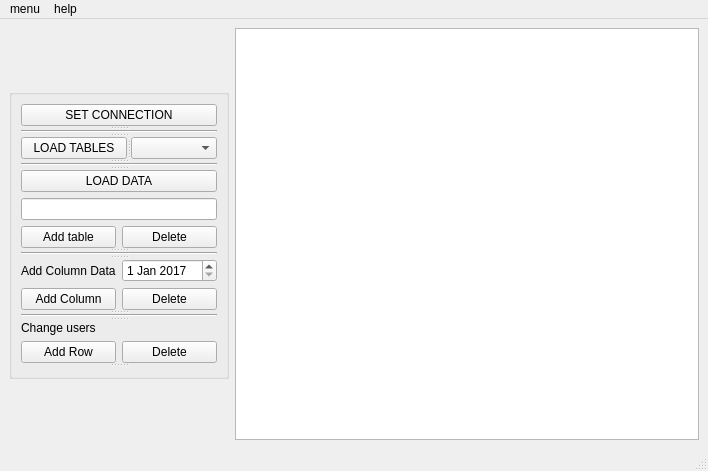
<?xml version="1.0" encoding="UTF-8"?>
<ui version="4.0">
 <class>Table_window</class>
 <widget class="QMainWindow" name="Table_window">
  <property name="geometry">
   <rect>
    <x>0</x>
    <y>0</y>
    <width>708</width>
    <height>471</height>
   </rect>
  </property>
  <property name="sizePolicy">
   <sizepolicy hsizetype="Expanding" vsizetype="Expanding">
    <horstretch>0</horstretch>
    <verstretch>0</verstretch>
   </sizepolicy>
  </property>
  <property name="windowTitle">
   <string>MainWindow</string>
  </property>
  <widget class="QWidget" name="centralwidget">
   <layout class="QHBoxLayout" name="horizontalLayout_2">
    <item>
     <widget class="QGroupBox" name="groupBox">
      <property name="sizePolicy">
       <sizepolicy hsizetype="Fixed" vsizetype="Fixed">
        <horstretch>0</horstretch>
        <verstretch>0</verstretch>
       </sizepolicy>
      </property>
      <property name="title">
       <string/>
      </property>
      <property name="flat">
       <bool>false</bool>
      </property>
      <property name="checkable">
       <bool>false</bool>
      </property>
      <layout class="QVBoxLayout" name="verticalLayout">
       <property name="sizeConstraint">
        <enum>QLayout::SetFixedSize</enum>
       </property>
       <item>
        <widget class="QSplitter" name="splitter_2">
         <property name="orientation">
          <enum>Qt::Vertical</enum>
         </property>
         <widget class="QPushButton" name="connect_button_2">
          <property name="text">
           <string>SET CONNECTION</string>
          </property>
         </widget>
         <widget class="Line" name="line">
          <property name="orientation">
           <enum>Qt::Horizontal</enum>
          </property>
         </widget>
         <widget class="QSplitter" name="splitter">
          <property name="orientation">
           <enum>Qt::Horizontal</enum>
          </property>
          <widget class="QPushButton" name="load_tables_button">
           <property name="text">
            <string>LOAD TABLES</string>
           </property>
          </widget>
          <widget class="QComboBox" name="comboBox"/>
         </widget>
         <widget class="Line" name="line_2">
          <property name="orientation">
           <enum>Qt::Horizontal</enum>
          </property>
         </widget>
         <widget class="QPushButton" name="load_data_button">
          <property name="text">
           <string>LOAD DATA</string>
          </property>
         </widget>
        </widget>
       </item>
       <item>
        <widget class="QSplitter" name="splitter_4">
         <property name="orientation">
          <enum>Qt::Vertical</enum>
         </property>
         <widget class="QWidget" name="layoutWidget_2">
          <layout class="QVBoxLayout" name="verticalLayout_5">
           <item>
            <widget class="QLineEdit" name="line_add_table"/>
           </item>
           <item>
            <layout class="QHBoxLayout" name="horizontalLayout_8">
             <item>
              <widget class="QPushButton" name="add_table_button">
               <property name="text">
                <string>Add table</string>
               </property>
              </widget>
             </item>
             <item>
              <widget class="QPushButton" name="delete_table_button">
               <property name="text">
                <string>Delete</string>
               </property>
              </widget>
             </item>
            </layout>
           </item>
          </layout>
         </widget>
         <widget class="Line" name="line_3">
          <property name="orientation">
           <enum>Qt::Horizontal</enum>
          </property>
         </widget>
         <widget class="QWidget" name="layoutWidget">
          <layout class="QVBoxLayout" name="verticalLayout_2">
           <item>
            <layout class="QHBoxLayout" name="horizontalLayout_3">
             <item>
              <widget class="QLabel" name="label_3">
               <property name="text">
                <string>Add Column Data</string>
               </property>
              </widget>
             </item>
             <item>
              <widget class="QDateEdit" name="add_column_data">
               <property name="mouseTracking">
                <bool>true</bool>
               </property>
               <property name="dateTime">
                <datetime>
                 <hour>0</hour>
                 <minute>0</minute>
                 <second>0</second>
                 <year>2017</year>
                 <month>1</month>
                 <day>1</day>
                </datetime>
               </property>
              </widget>
             </item>
            </layout>
           </item>
           <item>
            <layout class="QHBoxLayout" name="horizontalLayout_6">
             <item>
              <widget class="QPushButton" name="add_column_button">
               <property name="text">
                <string>Add Column</string>
               </property>
              </widget>
             </item>
             <item>
              <widget class="QPushButton" name="delete_column_button">
               <property name="text">
                <string>Delete</string>
               </property>
              </widget>
             </item>
            </layout>
           </item>
          </layout>
         </widget>
         <widget class="Line" name="line_7">
          <property name="orientation">
           <enum>Qt::Horizontal</enum>
          </property>
         </widget>
         <widget class="QWidget" name="layoutWidget">
          <layout class="QVBoxLayout" name="verticalLayout_4">
           <item>
            <widget class="QLabel" name="label_5">
             <property name="text">
              <string>Change users</string>
             </property>
            </widget>
           </item>
           <item>
            <layout class="QHBoxLayout" name="horizontalLayout_7">
             <item>
              <widget class="QPushButton" name="add_row_button">
               <property name="text">
                <string>Add Row</string>
               </property>
              </widget>
             </item>
             <item>
              <widget class="QPushButton" name="delete_row_button">
               <property name="text">
                <string>Delete</string>
               </property>
              </widget>
             </item>
            </layout>
           </item>
          </layout>
         </widget>
         <widget class="QSplitter" name="splitter_3">
          <property name="orientation">
           <enum>Qt::Vertical</enum>
          </property>
         </widget>
        </widget>
       </item>
      </layout>
     </widget>
    </item>
    <item>
     <widget class="QTableView" name="tableView">
      <property name="sizePolicy">
       <sizepolicy hsizetype="Expanding" vsizetype="Expanding">
        <horstretch>0</horstretch>
        <verstretch>0</verstretch>
       </sizepolicy>
      </property>
      <property name="alternatingRowColors">
       <bool>true</bool>
      </property>
      <property name="sortingEnabled">
       <bool>true</bool>
      </property>
     </widget>
    </item>
   </layout>
  </widget>
  <widget class="QMenuBar" name="menubar">
   <property name="geometry">
    <rect>
     <x>0</x>
     <y>0</y>
     <width>708</width>
     <height>21</height>
    </rect>
   </property>
   <widget class="QMenu" name="menumenu">
    <property name="title">
     <string>menu</string>
    </property>
    <addaction name="action_save_file"/>
    <addaction name="separator"/>
    <addaction name="actionclose_2"/>
    <addaction name="separator"/>
   </widget>
   <widget class="QMenu" name="menuhelp">
    <property name="title">
     <string>help</string>
    </property>
    <addaction name="actionabout"/>
    <addaction name="actionabout_QT"/>
    <addaction name="actionAPI_QT"/>
   </widget>
   <addaction name="menumenu"/>
   <addaction name="menuhelp"/>
  </widget>
  <widget class="QStatusBar" name="statusbar"/>
  <action name="actionclose">
   <property name="text">
    <string>close</string>
   </property>
  </action>
  <action name="actionabout">
   <property name="text">
    <string>about</string>
   </property>
  </action>
  <action name="actionabout_QT">
   <property name="checkable">
    <bool>false</bool>
   </property>
   <property name="text">
    <string>about QT</string>
   </property>
  </action>
  <action name="actionAPI_QT">
   <property name="text">
    <string>Developer docs</string>
   </property>
  </action>
  <action name="actionclose_2">
   <property name="text">
    <string>close</string>
   </property>
  </action>
  <action name="actionsave_as_csv">
   <property name="text">
    <string>save as .csv</string>
   </property>
  </action>
  <action name="actionsave_as_jpg">
   <property name="text">
    <string>save as .jpg</string>
   </property>
  </action>
  <action name="action_save_file">
   <property name="text">
    <string>save</string>
   </property>
  </action>
 </widget>
 <resources/>
 <connections/>
</ui>
